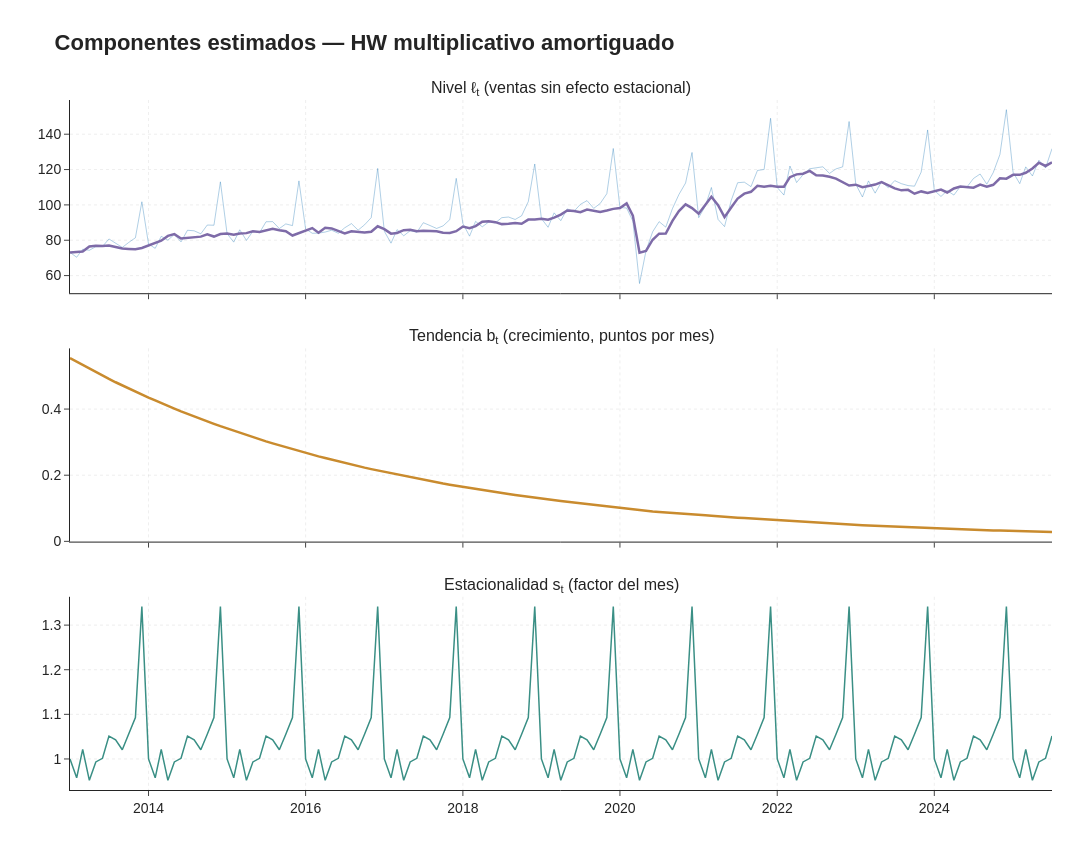

Notebook cell for this chart:
### Code cell
fig = make_subplots(rows=3, cols=1, shared_xaxes=True, vertical_spacing=0.08,
                    subplot_titles=("Nivel ℓ<sub>t</sub> (ventas sin efecto estacional)",
                                    "Tendencia b<sub>t</sub> (crecimiento, puntos por mes)",
                                    "Estacionalidad s<sub>t</sub> (factor del mes)"))
fig.add_trace(go.Scatter(x=train.index, y=train, name="Y<sub>t</sub>",
                         line=dict(color="#1f77b4", width=1), opacity=0.35), 1, 1)
fig.add_trace(go.Scatter(x=estados.index, y=estados["level"], name="Nivel",
                         line=dict(color=COLOR_HW, width=2.5)), 1, 1)
fig.add_trace(go.Scatter(x=estados.index, y=estados["trend"], name="Tendencia",
                         line=dict(color="#C98B2E", width=2.5)), 2, 1)
fig.add_hline(y=0, line_dash="dot", line_color="gray", row=2, col=1)
fig.add_trace(go.Scatter(x=estados.index, y=estados["seasonal"], name="Estacionalidad",
                         line=dict(color="#3A8F85", width=1.5)), 3, 1)
fig.add_hline(y=1, line_dash="dot", line_color="gray", row=3, col=1)

formato(fig, f"Componentes estimados — {ELEGIDO_HW}", alto=850, leyenda=False)
guardar_figura(fig, "00_hw_componentes")
fig.show()

### Figure 1 — Plotly figure (JSON) as saved in the notebook; plotly's stock layout.template omitted (floating-point values rounded to 4 significant figures; data arrays with more than 128 entries replaced by an {"elided": "..."} marker saying what was removed)
{"data": [{"line": {"color": "#1f77b4", "width": 1}, "name": "Y<sub>t</sub>", "opacity": 0.35, "type": "scatter", "x": {"elided": "151 str values"}, "xaxis": "x", "y": {"elided": "151 float values"}, "yaxis": "y"}, {"line": {"color": "#7E6BA8", "width": 2.5}, "name": "Nivel", "type": "scatter", "x": {"elided": "151 str values"}, "xaxis": "x", "y": {"elided": "151 float values"}, "yaxis": "y"}, {"line": {"color": "#C98B2E", "width": 2.5}, "name": "Tendencia", "type": "scatter", "x": {"elided": "151 str values"}, "xaxis": "x2", "y": {"elided": "151 float values"}, "yaxis": "y2"}, {"line": {"color": "#3A8F85", "width": 1.5}, "name": "Estacionalidad", "type": "scatter", "x": {"elided": "151 str values"}, "xaxis": "x3", "y": {"elided": "151 float values"}, "yaxis": "y3"}], "layout": {"annotations": [{"font": {"size": 16}, "showarrow": false, "text": "Nivel ℓ<sub>t</sub> (ventas sin efecto estacional)", "x": 0.5, "xanchor": "center", "xref": "paper", "y": 1, "yanchor": "bottom", "yref": "paper"}, {"font": {"size": 16}, "showarrow": false, "text": "Tendencia b<sub>t</sub> (crecimiento, puntos por mes)", "x": 0.5, "xanchor": "center", "xref": "paper", "y": 0.64, "yanchor": "bottom", "yref": "paper"}, {"font": {"size": 16}, "showarrow": false, "text": "Estacionalidad s<sub>t</sub> (factor del mes)", "x": 0.5, "xanchor": "center", "xref": "paper", "y": 0.28, "yanchor": "bottom", "yref": "paper"}], "font": {"family": "Arial", "size": 14}, "height": 850, "legend": {"orientation": "h", "x": 0, "xanchor": "left", "y": 1.02, "yanchor": "bottom"}, "margin": {"b": 60, "l": 70, "r": 40, "t": 100}, "shapes": [{"line": {"color": "gray", "dash": "dot"}, "type": "line", "x0": 0, "x1": 1, "xref": "x2 domain", "y0": 0, "y1": 0, "yref": "y2"}, {"line": {"color": "gray", "dash": "dot"}, "type": "line", "x0": 0, "x1": 1, "xref": "x3 domain", "y0": 1, "y1": 1, "yref": "y3"}], "showlegend": false, "title": {"font": {"size": 22}, "text": "<b>Componentes estimados — HW multiplicativo amortiguado</b>", "x": 0.05, "xanchor": "left"}, "width": 1400, "xaxis": {"anchor": "y", "domain": [0, 1], "gridcolor": "rgba(200,200,200,0.3)", "griddash": "dot", "matches": "x3", "showgrid": true, "showticklabels": false}, "xaxis2": {"anchor": "y2", "domain": [0, 1], "gridcolor": "rgba(200,200,200,0.3)", "griddash": "dot", "matches": "x3", "showgrid": true, "showticklabels": false}, "xaxis3": {"anchor": "y3", "domain": [0, 1], "gridcolor": "rgba(200,200,200,0.3)", "griddash": "dot", "showgrid": true}, "yaxis": {"anchor": "x", "domain": [0.72, 1], "gridcolor": "rgba(200,200,200,0.3)", "griddash": "dot", "showgrid": true}, "yaxis2": {"anchor": "x2", "domain": [0.36, 0.64], "gridcolor": "rgba(200,200,200,0.3)", "griddash": "dot", "showgrid": true}, "yaxis3": {"anchor": "x3", "domain": [0, 0.28], "gridcolor": "rgba(200,200,200,0.3)", "griddash": "dot", "showgrid": true}}}
